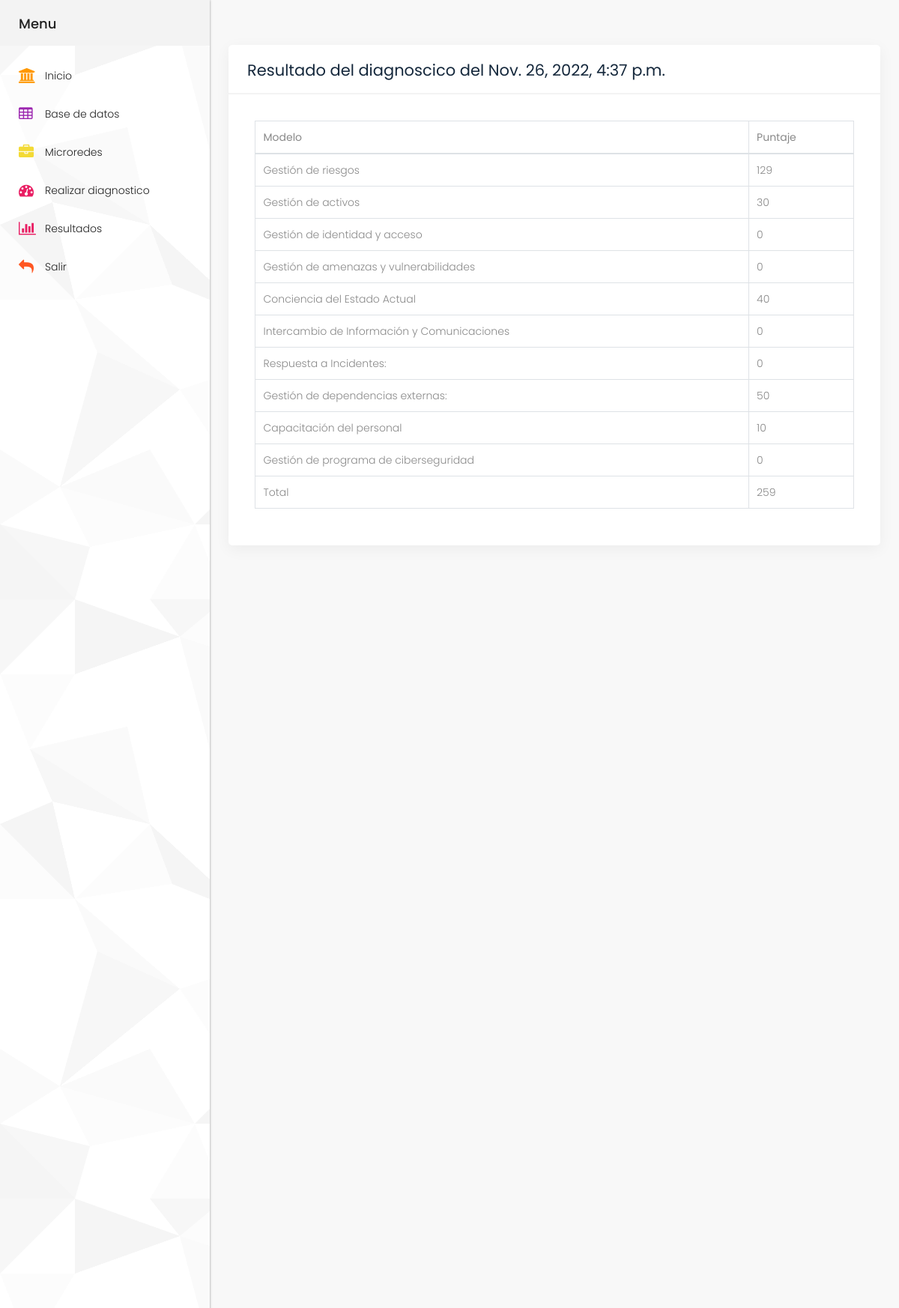
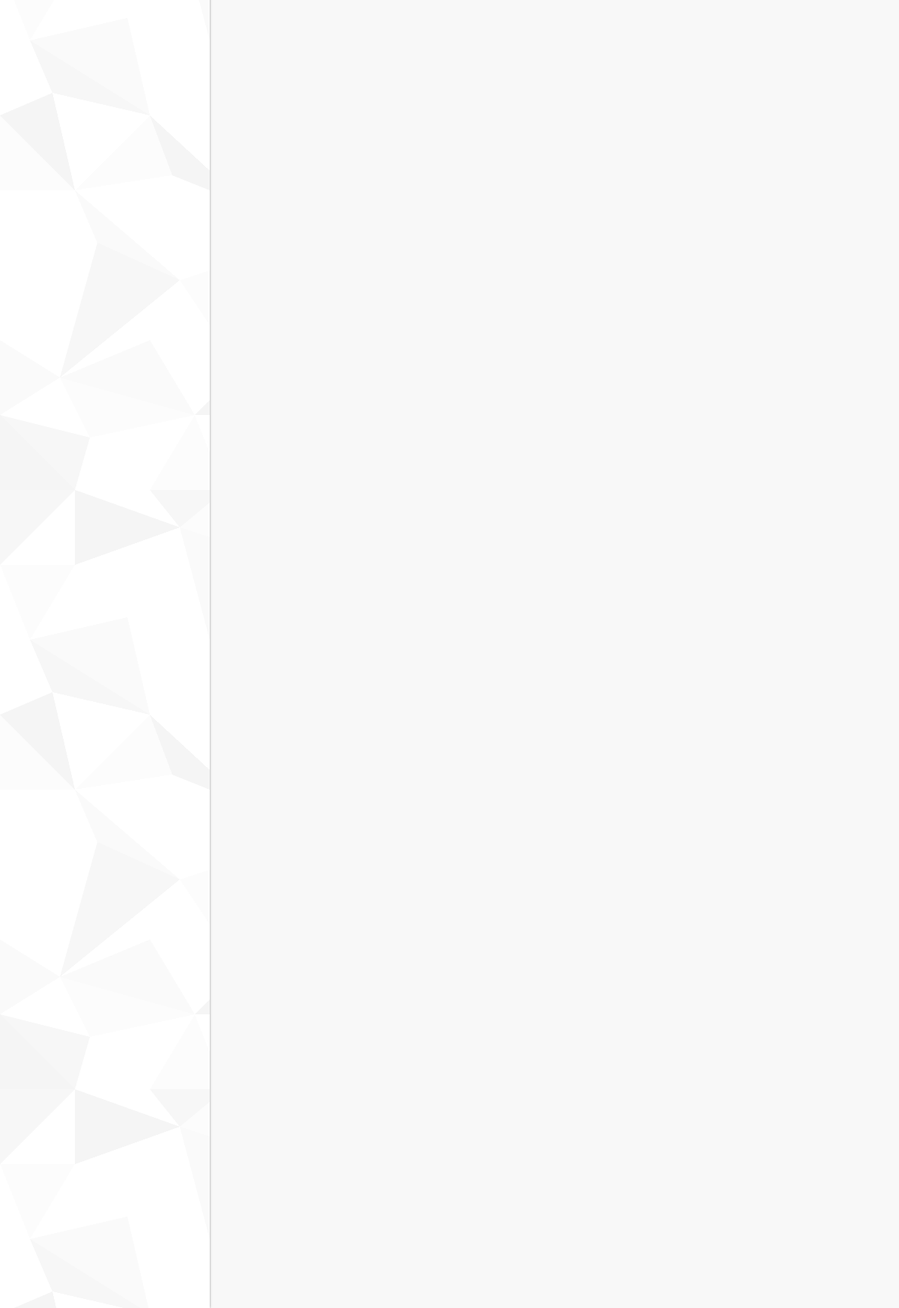
The page /dashboard/5/ (signed in) on the database its author committed (2 pictures, top to bottom).
### mainapp/models.py (models this page shows, shortened)
class Diagnostic(models.Model):
    created = models.DateTimeField(verbose_name='fecha del diagnostico', auto_now_add=True)
    gr = models.BigIntegerField(verbose_name='gestion de riesgos', default=0)
    ga = models.BigIntegerField(verbose_name='gestion de activos', default=0)
    gia = models.BigIntegerField(verbose_name='gestion de identidad y acceso', default=0)
    gav = models.BigIntegerField(verbose_name='gestion de amenazas y vulnerabilidades', default=0)
    cea = models.BigIntegerField(verbose_name='conciencia del estado actual', default=0)
    iic = models.BigIntegerField(verbose_name='intercambio de informacion y comunicaciones', default=0)
    ri = models.BigIntegerField(verbose_name='respuesta a incidentes', default=0)
    gde = models.BigIntegerField(verbose_name='gestion de dependencias externas', default=0)
    cp = models.BigIntegerField(verbose_name='capacitacion del personal', default=0)
    gpc = models.BigIntegerField(verbose_name='gestion de programa de ciberseguridad', default=0)
    total = models.BigIntegerField(verbose_name='puntaje total', default=0)
    id_organization = models.ForeignKey(Organisation, on_delete=models.SET_NULL, null=True, blank=True)

### mainapp/views.py (the view)
# urls.py: path('dashboard/<int:pk>/', dashboard, name="dashboard"),
@login_required
def dashboard(request, pk):
    data = Diagnostic.objects.get(pk=pk)
    context = {
        'object': data
    }
    return render(request, 'mainapp/dashboard.html', context)

### mainapp/templates/mainapp/dashboard.html (shortened to what this page needs)
{% extends 'mainapp/base.html' %}
{% load static %}
{% block content %}
<div class="white_shd full margin_bottom_30">
    <div class="full graph_head">
        <div class="heading1 margin_0">
            <h2>Resultado del diagnoscico del {{object.created}}</h2>
        </div>
    </div>
    <div class="table_section padding_infor_info">
        <div class="table-responsive-sm">
            <table class="table table-bordered">
                <thead>
                <tr>
                    <th>Modelo</th>
                    <th>Puntaje</th>
                </tr>
                </thead>
                <tbody>
                <tr>
                    <td>Gestión de riesgos</td>
                    <td>{{object.gr}}</td>
                </tr>
                <tr>
                    <td>Gestión de activos</td>
                    <td>{{object.ga}}</td>
                </tr>
                <tr>
                    <td>Gestión de identidad y acceso</td>
                    <td>{{object.gia}}</td>
                </tr>
                <tr>
                    <td>Gestión de amenazas y vulnerabilidades</td>
                    <td>{{object.gav}}</td>
                </tr>
                <tr>
                    <td>Conciencia del Estado Actual</td>
                    <td>{{object.cea}}</td>
                </tr>
                <tr>
                    <td> Intercambio de Información y Comunicaciones</td>
                    <td>{{object.iic}}</td>
                </tr>
                <tr>
                    <td>Respuesta a Incidentes:</td>
                    <td>{{object.ri}}</td>
                </tr>
                <tr>
                    <td>Gestión de dependencias externas:</td>
                    <td>{{object.gde}}</td>
                </tr>
                <tr>
                    <td>Capacitación del personal </td>
                    <td>{{object.cp}}</td>
                </tr>
                <tr>
                    <td>Gestión de programa de ciberseguridad</td>
                    <td>{{object.gpc}}</td>
                </tr>
                <tr>
                    <td>Total</td>
                    <td>{{object.total}}</td>
                </tr>
                </tbody>
            </table>
        </div>
    </div>
</div>
<div class="full" id="radar"></div>
{% endblock %}

### static/style.css (style rules this page uses)
* { margin: 0; padding: 0; outline: none !important; }
html, body { color: #898989; font-size: 14px; font-family: 'Poppins', sans-serif; line-height: normal; font-weight: 300; overflow-x: hidden !important; }
h1, h2, h3, h4, h5, h6 { letter-spacing: 0; font-weight: normal; position: relative; padding: 0; font-weight: normal; line-height: normal; color: #1f1f1f; margin: 0 }
.padding_infor_info { padding: 35px 35px; float: left; width: 100%; }
h2 { font-size: 30px; color: #000; line-height: 20px; font-weight: 700; position: relative; }
.full { width: 100%; float: left; }
.heading1 h2 { line-height: normal; font-size: 21px; font-weight: 400; margin: 0; padding-left: 0; color: #15283c; letter-spacing: 0px; }
.margin_0 { margin: 0 !important; }
.graph_head { padding: 18px 25px 15px; float: left; width: 100%; border-bottom: solid #f3f3f3 2px; }
.heading1 { float: left; padding: 0 0 20px 0; width: 100%; margin-top: 50px; }
.graph_head .heading1 { float: left; padding: 0; width: auto; }
.margin_bottom_30 { margin-bottom: 30px; }
.white_shd { background: #fff; box-shadow: 0 5px 20px rgba(0, 0, 0, 0.05); border-radius: 5px; margin-top: 0; }
.table thead th { font-weight: 400; }
.table-responsive-sm { overflow: auto; }

### mainapp/templates/mainapp/dashboard.html (style rules this page uses)
#radar { width: 100%; height: 100%; margin: 0; padding: 0; }

### rows shown on the page
Diagnostic: created "Nov. 26, 2022, 4:37 p.m.", gr "129", ga "30", gia "0", gav "0", cea "40", iic "0", ri "0", gde "50", cp "10", gpc "0", total "259"
